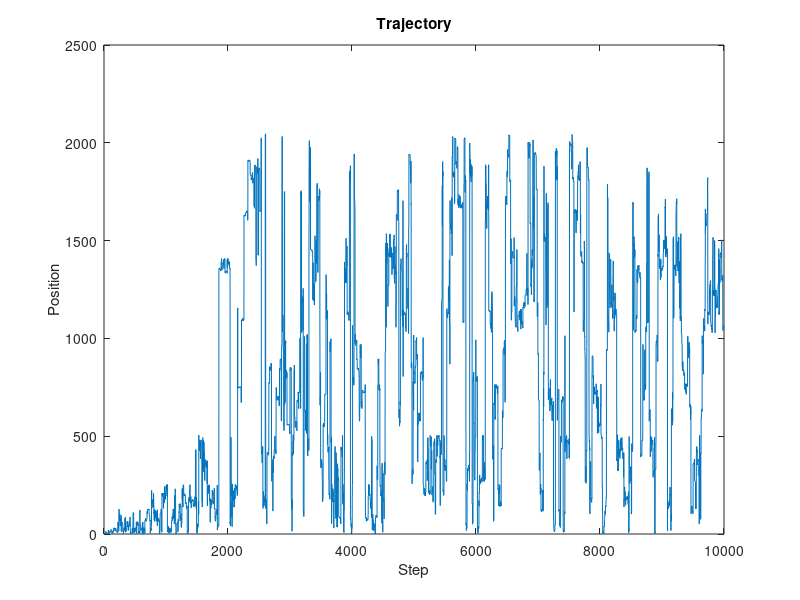

This chart was generated by the following MATLAB code: (Note: this script raises an error after producing the figure.)
clear all; close all; clc;

% Settings
C = 0.8;              % Dimension parameter D = 2/C
C_2 = 1.2;            % Give a new C after transversal (reinforcement parameter)
N = 12;               % Run on 2^N Sites
TotalSteps = 10000;   % Number of steps to take


% Compute the layer coefficients according to dimension
P = 2.^(-(1+C) .* (1:(N+1)) );


% Initialize layers of hierarchical transition matrix to all have weight 1
Layers = zeros(N+1, 2^N, 2^N);
for R = 1:N+1
    for Lower = 1:2^(R-1):2^N
        Upper = Lower + 2^(R-1) - 1;
        Layers(R,Lower:Upper,Lower:Upper) = ones(2^(R-1), 2^(R-1));
    end
end


% Perform the walk
Walk = ones(1, TotalSteps);
for Step = 2:TotalSteps
    % Compute the transition probabilities at Walk(Step)
    Dist = P * squeeze(Layers(:, Walk(Step-1), :));
    Dist = Dist/sum(Dist);

    % Sample the next step of the walk
    CDF = cumsum(Dist);
    U = rand();
    Walk(Step) = find(CDF >= U, 1, 'first');
    
    % Find the smallest layer coupling Walk(Step-1) and Walk(Step)
    R = find(Layers(:, Walk(Step-1), Walk(Step)), 1, 'first');
    
    % And update it if we have not traversed the layer
    if Layers(R, Walk(Step-1), Walk(Step)) == 1
        % Find the indices of the block in layer R that contains 
        % Walk(Step) and Walk(Step-1)
        Lower = Walk(Step) - mod(Walk(Step) - 1, 2^(R-1));
        Upper = Lower + 2^(R-1) - 1;
        % Increase the prefactor linearly
        % Layers(R, Lower:Upper, Lower:Upper) = (1 + A)*ones(2^(R-1), 2^(R-1));
        % Decrease the C parameter
        Layers(R, Lower:Upper, Lower:Upper) = (2^((C_2 - C)*R))*ones(2^(R-1), 2^(R-1));
    end
    
    % Display the time here and there
    if mod(Step, 1000) == 0
        fprintf('Step = %d\n', Step);
    end
end


% Plot the trajectory and the local times and the running maximum
figure; plot(Walk);
xlabel('Step'); ylabel('Position'); title('Trajectory');
figure; histogram(Walk, 100);
xlabel('Position'); ylabel('Local Time'); title('Local Times');
figure; plot(cummax(Walk));
xlabel('Step'); ylabel('Running Maximum'); title('Running Maximum');
